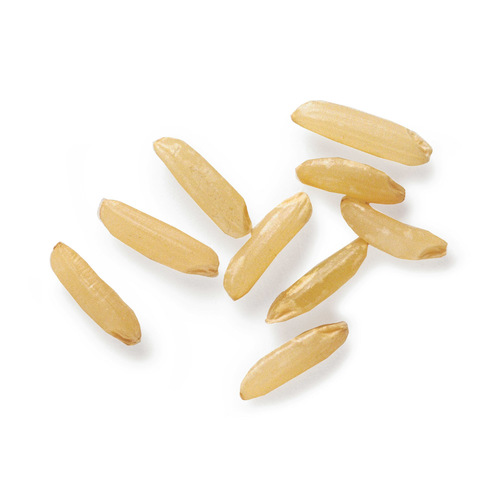
#> input picture data/seeds/test5.jpg, 500 x 500 px
$ python -i image_functions.py   (imports and definitions only)
#> lines starting #> are read from the running program, lines starting #| are printed output that depends on the picture; after the words box and inside, x2 and y2 are one past the last pixel; in counts of white or black regions, pixels touching at a corner belong together
#> further down, picture is the input picture: shape (500, 500, 3); mean B, G, R 233.8, 243.1, 248.3
from PIL import Image, ImageOps, ImageFilter

import numpy as np
from six import BytesIO
import io
from skimage.transform import SimilarityTransform
from skimage.filters import difference_of_gaussians
from skimage.draw import line_aa
from skimage.transform import warp
from pathlib import Path
from itertools import product
from math import cos, sin, radians
import os
import numpy as np
import random
import math
from scipy import ndimage
from scipy.spatial import ConvexHull
import scipy.signal

import cv2
import warnings
from typing import Tuple, Optional, Union
from sklearn.impute import KNNImputer


# [350 lines left out: functions fill_na_values, apply_color_alpha, resize_2dimg, resize_npimage, read_image_as_numpy_array, cv2_array_type and 4 more, not called in this run]


def contours_from_image(image, kernel_size: Tuple[int, int] = (7, 7),
                        lowerlimit: int = 60, upperlimit: int = 255,
                        areathreshold: float = 0.85):
    """
    Extract contours from an image.

    Parameters:
    -----------
    image : np.ndarray
        Input image.
    kernel_size : Tuple[int, int], optional
        Size of the structuring element used for morphological operations. Defaults to (7, 7).
    lowerlimit : int, optional
        Lower threshold value for binarization. Defaults to 60.
    upperlimit : int, optional
        Upper threshold value for binarization. Defaults to 255.
    areathreshold : float, optional
        Threshold value to filter contours based on area. Defaults to 0.85.

    Returns:
    --------
    List[np.ndarray]
        List of contours.
    """
#> called with kernel_size = (7, 7), lowerlimit = 60, upperlimit = 255, areathreshold = 0.85

    if len(image.shape)>2:
        imgray = cv2.cvtColor(image, cv2.COLOR_BGR2GRAY)
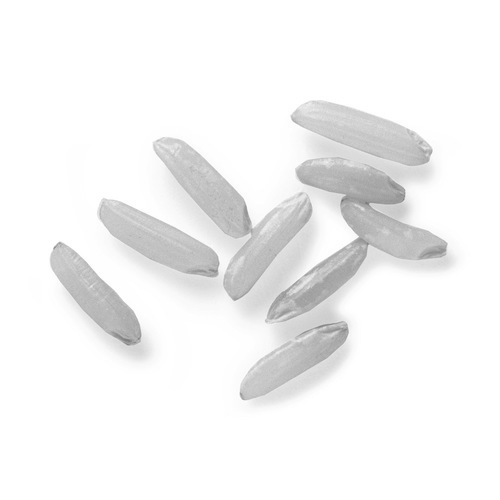
#> imgray: shape (500, 500); min 109, max 255, mean 243.6
    else:
        imgray = image

    _, thresh = cv2.threshold(imgray, lowerlimit, upperlimit, 0)
#> thresh: shape (500, 500); every value is 255
    kernel = cv2.getStructuringElement(cv2.MORPH_ELLIPSE, kernel_size)
    morph = cv2.morphologyEx(thresh, cv2.MORPH_OPEN, kernel)

    morph = morph.astype(np.uint8) if morph.dtype == float else morph

    contours, _ = cv2.findContours(morph, cv2.RETR_TREE, cv2.CHAIN_APPROX_SIMPLE)
#> contours = [[[0, 0], [0, 499], [499, 499], [499, 0]]]
    trend = np.quantile([cv2.contourArea(cnt) for cnt in contours],areathreshold)
#> trend = 249001

    cntfilter = [cnt for cnt in contours if cv2.contourArea(cnt) >= trend]
#> cntfilter = [[[0, 0], [0, 499], [499, 499], [499, 0]]]

    return cntfilter

def find_contours(image: np.ndarray, hull: bool = False):
    """
    Find contours in the image.

    Parameters:
    -----------
    image : np.ndarray
        Input image.
    hull : bool, optional
        Whether to find convex hull contours. Defaults to False.

    Returns:
    --------
    np.ndarray
        Contour points.
    """

    maskimage = image.copy()
    #imgmas = (maskimage*255).astype(np.uint8)
    ## mask must has alues btwn 0  and 255
    if np.max(maskimage)==1.:
        maskimage = maskimage * 255.
    contours = contours_from_image(maskimage)
#> contours = [[[0, 0], [0, 499], [499, 499], [499, 0]]]
    if hull:
        firstcontour = cv2.convexHull(contours[0])
    else:
        firstcontour = contours[0]
#> firstcontour = [[0, 0], [0, 499], [499, 499], [499, 0]]

    rect = cv2.minAreaRect(firstcontour)
#> rect = ((249.5, 249.5), (499, 499), -90)
    box = cv2.boxPoints(rect)
#> box = [[499, 499], [-1.53e-14, 499], [0, 0], [499, 0]]
    box = np.int0(box)
#> box = [[499, 499], [0, 499], [0, 0], [499, 0]]

    return box


# [983 lines left out: functions from_contours_to_mask, randomly_displace, register_image_shift, randomly_shiftimage, image_zoom, illumination_shift and 31 more, not called in this run]


>>> import cv2
>>> picture = cv2.imread('../../data/seeds/test5.jpg')
>>> result = find_contours(picture)
#> result = [[499, 499], [0, 499], [0, 0], [499, 0]]

$ run again, on data/seeds/test7.jpg
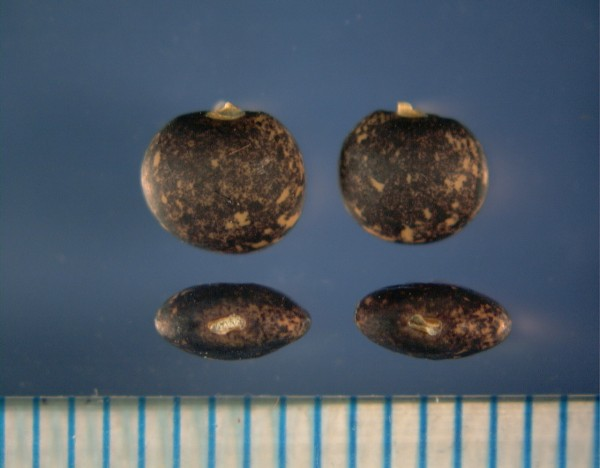
#> input picture data/seeds/test7.jpg, 600 x 468 px
#> picture is the input picture: shape (468, 600, 3); mean B, G, R 102.6, 90.6, 79.6
#> in contours_from_image, `_, thresh = cv2.threshold(imgray, lowerlimit, upperlimit, 0)`:
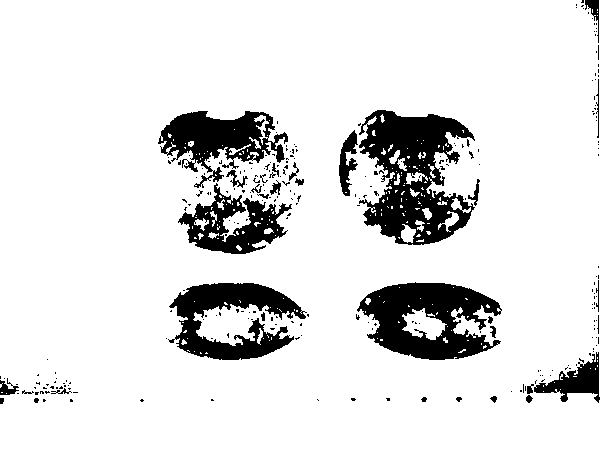
#> thresh: shape (468, 600); 88.3% white; 268 black regions (235 under 20 px), largest, box (x1, y1, x2, y2) and area: (359, 110, 475, 245) 8657, (357, 282, 502, 360) 6706, (168, 283, 307, 360) 5289
#> in contours_from_image, `morph = cv2.morphologyEx(thresh, cv2.MORPH_OPEN, kernel)`:
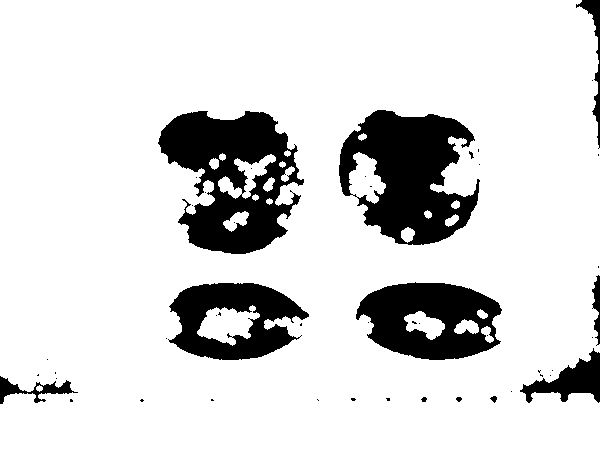
#> morph: shape (468, 600); 85.3% white; 48 black regions (37 under 20 px)
#> in contours_from_image, `contours, _ = cv2.findContours(morph, cv2.RETR_TREE, cv2.CHAIN_APPROX_..`: contours = 82 contours, 52 with area under 20; largest, box (x1, y1, x2, y2) and area: (0, 0, 600, 468) 275960, (157, 110, 305, 255) 14028, (338, 109, 481, 246) 12346, (355, 281, 503, 361) 8853, (168, 282, 310, 361) 8040
#> trend = 89.2
#> cntfilter = 13 contours; largest, box (x1, y1, x2, y2) and area: (0, 0, 600, 468) 275960, (157, 110, 305, 255) 14028, (338, 109, 481, 246) 12346, (355, 281, 503, 361) 8853, (168, 282, 310, 361) 8040
#> in find_contours, `contours = contours_from_image(maskimage)`: contours has the same summary as cntfilter in contours_from_image
#> firstcontour = contour of 427 points, box (x1, y1, x2, y2) (0, 0, 600, 468), area 275960
#> rect = ((299.5, 233.5), (467, 599), -90)
#> in find_contours, `box = cv2.boxPoints(rect)`: box = [[599, 467], [-1.43e-14, 467], [0, 0], [599, 0]]
#> in find_contours, `box = np.int0(box)`: box = [[599, 467], [0, 467], [0, 0], [599, 0]]

$ run again, on data/seeds/test8.jpg
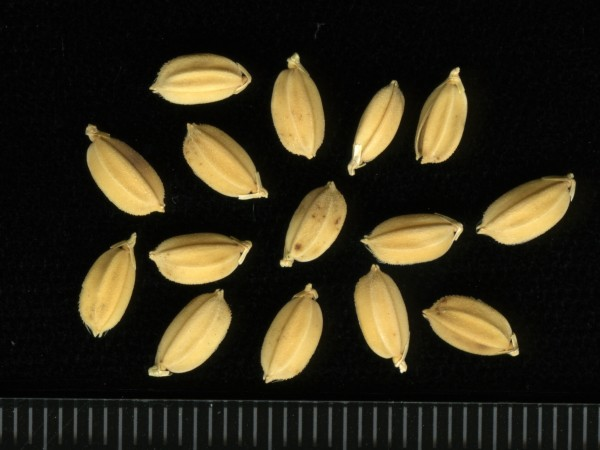
#> input picture data/seeds/test8.jpg, 600 x 450 px
#> picture is the input picture: shape (450, 600, 3); mean B, G, R 26, 42.7, 48.9
#> in contours_from_image, `_, thresh = cv2.threshold(imgray, lowerlimit, upperlimit, 0)`:
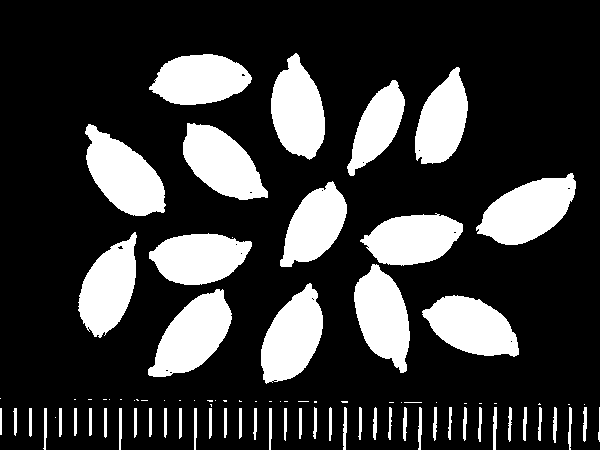
#> thresh: shape (450, 600); 22.9% white; 92 white regions (36 under 20 px), largest, box (x1, y1, x2, y2) and area: (476, 173, 576, 245) 4357, (85, 124, 166, 216) 4349, (148, 289, 232, 377) 4220
#> in contours_from_image, `morph = cv2.morphologyEx(thresh, cv2.MORPH_OPEN, kernel)`:
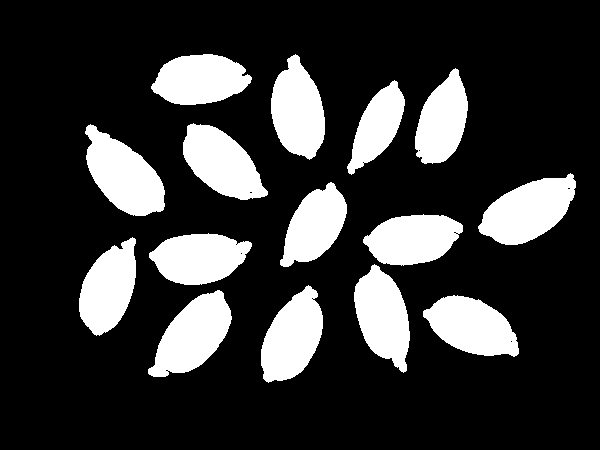
#> morph: shape (450, 600); 21.2% white; 15 white regions
#> in contours_from_image, `contours, _ = cv2.findContours(morph, cv2.RETR_TREE, cv2.CHAIN_APPROX_..`: contours = 26 contours, 11 with area under 20; largest, box (x1, y1, x2, y2) and area: (478, 173, 576, 245) 4215, (85, 124, 165, 216) 4204, (148, 290, 232, 377) 4070, (183, 123, 268, 200) 3868, (261, 285, 323, 383) 3862
#> trend = 3863.8
#> cntfilter = 4 contours; box (x1, y1, x2, y2) and area: (478, 173, 576, 245) 4215, (85, 124, 165, 216) 4204, (148, 290, 232, 377) 4070, (183, 123, 268, 200) 3868
#> in find_contours, `contours = contours_from_image(maskimage)`: contours has the same summary as cntfilter in contours_from_image
#> firstcontour = contour of 122 points, box (x1, y1, x2, y2) (148, 290, 232, 377), area 4070
#> rect = ((190.5, 338), (109.6, 51.62), -45)
#> in find_contours, `box = cv2.boxPoints(rect)`: box = [[170, 395], [133.5, 358.5], [211, 281], [247.5, 317.5]]
#> in find_contours, `box = np.int0(box)`: box = [[170, 395], [133, 358], [211, 281], [247, 317]]
